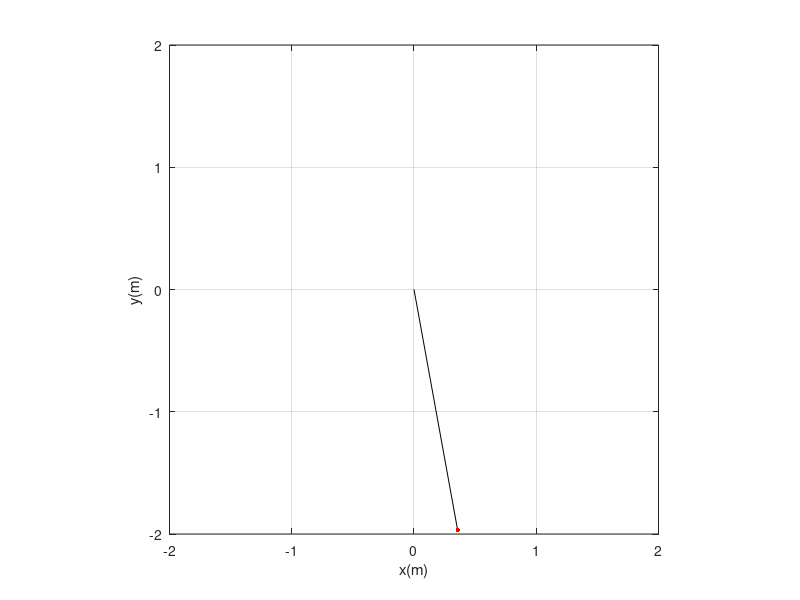

This chart was generated by the following MATLAB code:
clc; clear; close all;
g = 9.80665;
L = 2;
theta0 = 30;
theta0 = theta0 * pi / 180;
viteza0 = 0;
viteza0 = viteza0 * pi / 180;

glm = 0;
gsd = 1 - glm;

ti = 0;
T = 2 * pi * sqrt(L/g);
coef_frecare = 0.0098;
omega = 2 * pi / T;
tf = 10 * T;
t = linspace(ti,tf,1000);
dt = t(2) - t(1);
aux = dt^2*g/L;

theta_num = zeros(1,1000);
theta_num(1) = theta0;
theta_num(2) = theta0 + dt * viteza0;
theta_max = sqrt(theta0^2 + viteza0^2/omega^2);
phi = atan(-viteza0/omega/theta0);

theta_an = theta_max* cos(omega * t + phi);
for j = 0:0.0001:1
    coef_frecare = j;
    theta_num = zeros(1,1000);
    theta_num(1) = theta0;
    theta_num(2) = theta0 + dt * viteza0;
    for i = 2 : 1000 - 1
        theta_dot = (theta_num(i) - theta_num(i-1)) / dt;
        theta_num(i + 1) = (2 * theta_num(i) - theta_num(i - 1) - aux * sin(theta_num(i)) - coef_frecare * dt * theta_dot);
        if theta_num(i) > theta_num(i + 1) && theta_num(i) > theta_num(i - 1)
            save = theta_num(i);
        end
    end
    if(abs(save - theta0 / 2) < 0.01)
        coef = coef_frecare;
        break;
    end
end
if glm == 1
    figure(1);
    plot(t,theta_an,'-r',t,theta_num,'-b');
    xlabel('t(s)');
    ylabel('theta(rad)');
    title('Lege unghiulara de miscare');
    grid;
    legend('analitic-armonic,numeric');
else   
    figure(2);
    simt = 0;
    tic;
    x = L * sin(theta_num);
    y = -L * cos(theta_num);
    while simt < tf
        indice = abs(t - simt) == min(abs(t - simt));
        xg = x(indice);
        yg = y(indice);
        plot([0,xg],[0,yg],'-k');hold on;
        plot(xg,yg,'.r','MarkerSize', 10);
        xlabel('x(m)');
        ylabel('y(m)');
        grid;
        axis([-L,L,-L,L]);
        axis square;
        pause(1e-3);
        simt = toc;
        hold off;
    end
end